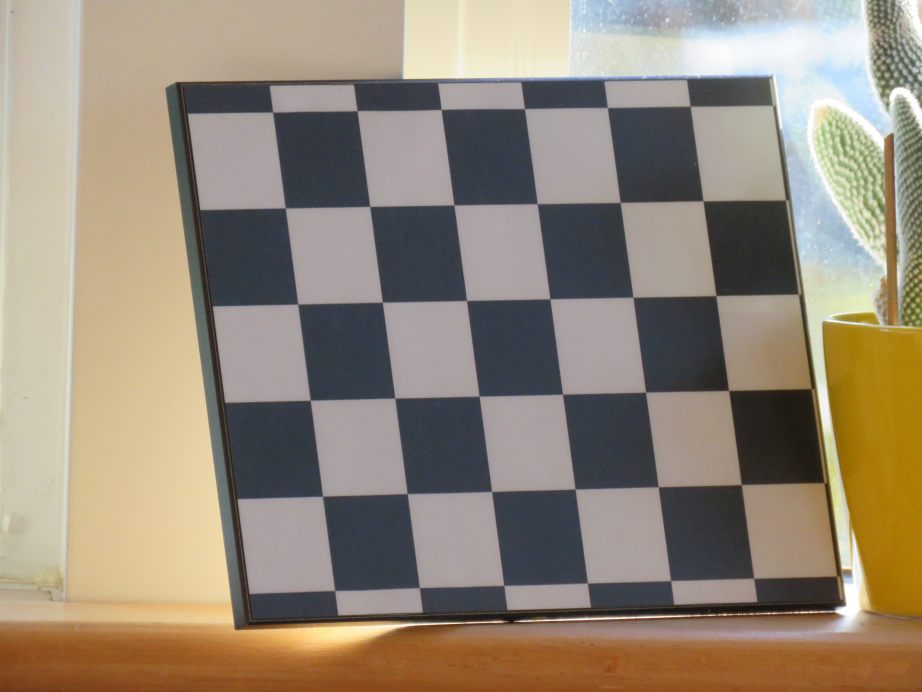
#> input picture images/IMG_6660.JPG, 4608 x 3456 px (shown at 1/5 size)
$ python book_compute_transforms.py --imageFilepath1 images/IMG_6660.JPG --imageFilepath2 images/IMG_6661.JPG
#> lines starting #> are read from the running program, lines starting #| are printed output that depends on the picture
import logging
import argparse
import os
import cv2
import numpy as np

logging.basicConfig(level=logging.DEBUG, format='%(asctime)-15s %(message)s')

def main(
        imageFilepath1,
        imageFilepath2,
        outputDirectory
):
#> called with imageFilepath1 = 'images/IMG_6660.JPG', imageFilepath2 = 'images/IMG_6661.JPG', outputDirectory = './book_compute_transforms_outputs'
    logging.info("compute_transforms.main()")

    if not os.path.exists(outputDirectory):
        os.makedirs(outputDirectory)

    # Load the images
    image1 = cv2.imread(imageFilepath1, cv2.IMREAD_COLOR)
#> image1 is the input picture: shape (3456, 4608, 3); mean B, G, R 120.2, 136.7, 148.6
    image2 = cv2.imread(imageFilepath2, cv2.IMREAD_COLOR)
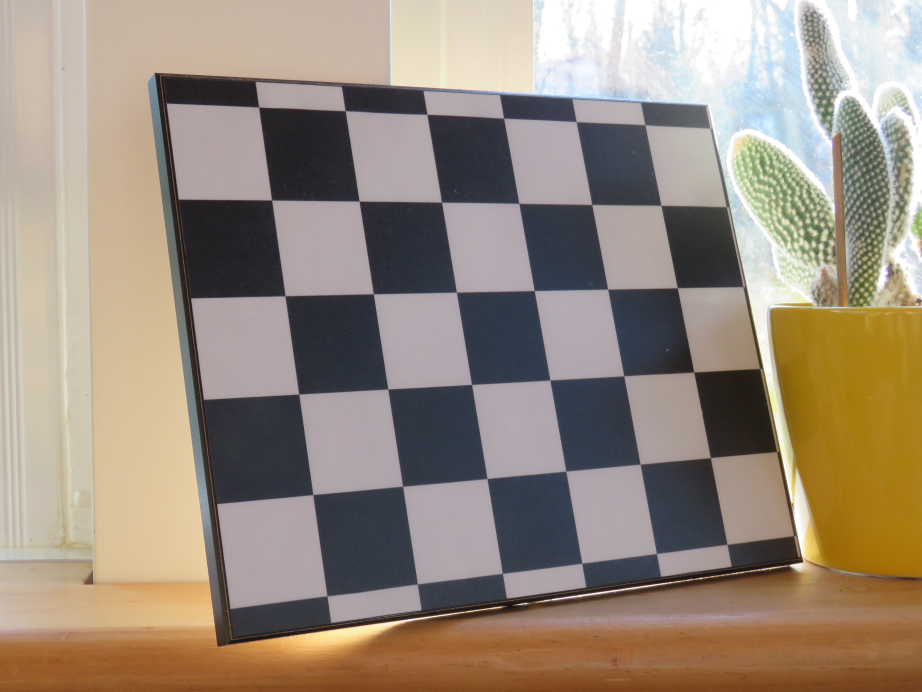
#> input picture images/IMG_6661.JPG, 4608 x 3456 px (shown at 1/5 size)
#> image2 is the input picture: shape (3456, 4608, 3); mean B, G, R 125.3, 139.6, 153.2

    feature_points1 = np.array([[702, 1596], [2480, 649], [4120, 1791], [2325, 3022]], dtype=np.float32)
    feature_points2 = np.array([[3286, 3024], [568, 2014], [1960, 334], [4384, 1062]], dtype=np.float32)
    warped_image_size = (1200, 1200)
    warped_feature_points = np.array([[100, 100], [1100, 100], [1100, 1100], [100, 1100]], dtype=np.float32)


    # Perspective transform
    # With OpenCV
    perspective_mtx1 = cv2.getPerspectiveTransform(feature_points1, warped_feature_points)
    perspective_mtx2 = cv2.getPerspectiveTransform(feature_points2, warped_feature_points)
    logging.info("perspective_mtx1 =\n{}".format(perspective_mtx1))
    logging.info("perspective_mtx2 =\n{}".format(perspective_mtx2))
    # Warp perspective
    warped_perspective_img1 = cv2.warpPerspective(image1, perspective_mtx1, dsize=warped_image_size)
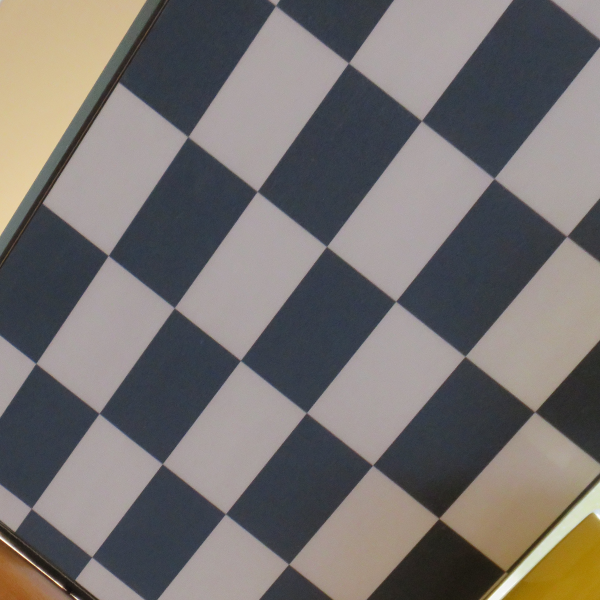
#> warped_perspective_img1: shape (1200, 1200, 3) (shown at 1/2 size); mean B, G, R 111.4, 113, 117.3
    warped_perspective_img2 = cv2.warpPerspective(image2, perspective_mtx2, dsize=warped_image_size)
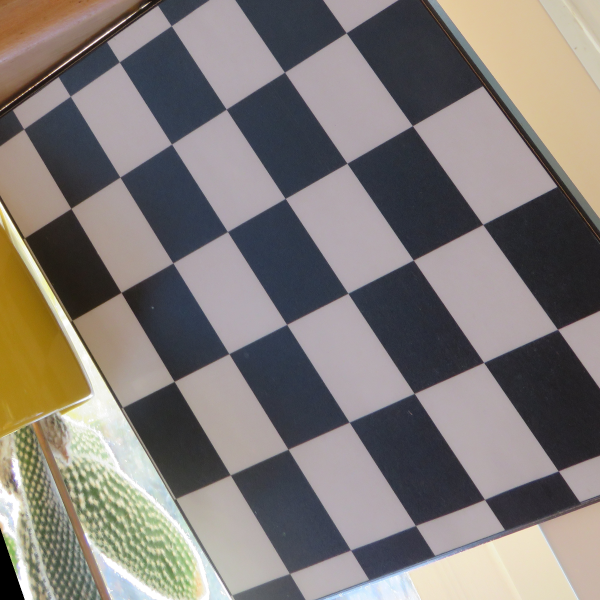
#> warped_perspective_img2: shape (1200, 1200, 3) (shown at 1/2 size); mean B, G, R 119.3, 123, 128.9
    CircleFixedPoints(warped_perspective_img1, warped_feature_points)
    CircleFixedPoints(warped_perspective_img2, warped_feature_points)

    warped_perspective_img1_filepath = os.path.join(outputDirectory, "bookComputeTransforms_main_warpedPerspective1.png")
    cv2.imwrite(warped_perspective_img1_filepath, warped_perspective_img1)
    warped_perspective_img2_filepath = os.path.join(outputDirectory, "bookComputeTransforms_main_warpedPerspective2.png")
    cv2.imwrite(warped_perspective_img2_filepath, warped_perspective_img2)

    window_warped = cv2.namedWindow("Perspective warped image", cv2.WINDOW_NORMAL)
    cv2.imshow("Perspective warped image", warped_perspective_img1)
    cv2.waitKey(0)
    cv2.imshow("Perspective warped image", warped_perspective_img2)
    cv2.waitKey(0)

    # Create a mosaic image
    resized_img1 = cv2.resize(image1, warped_image_size)
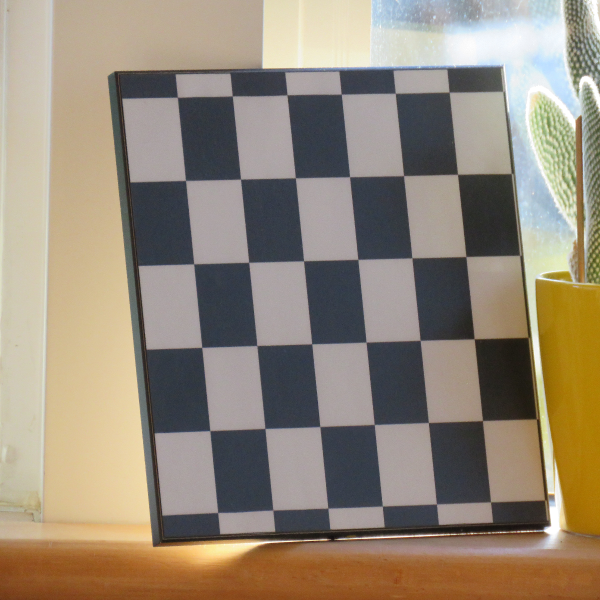
#> resized_img1: shape (1200, 1200, 3) (shown at 1/2 size); mean B, G, R 120, 136.5, 148.5
    resized_img2 = cv2.resize(image2, warped_image_size)
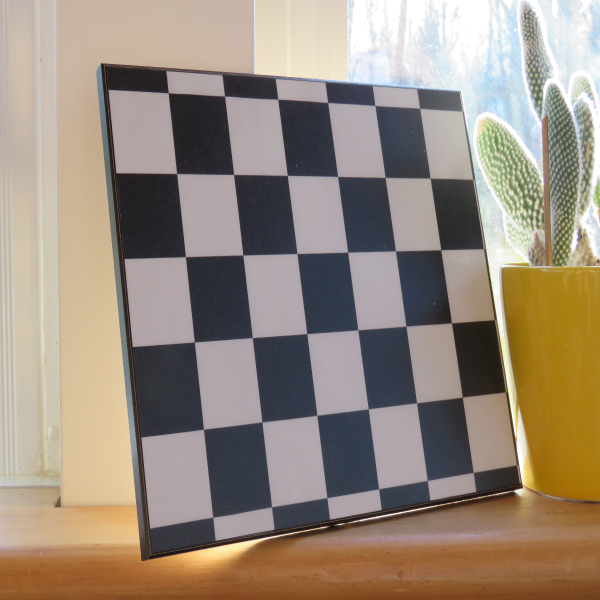
#> resized_img2: shape (1200, 1200, 3) (shown at 1/2 size); mean B, G, R 125.2, 139.5, 153.1
    mosaic_img = np.zeros((2 * warped_image_size[1], 2 * warped_image_size[0], 3), dtype=np.uint8)
    mosaic_img[0: warped_image_size[1], 0: warped_image_size[0], :] = resized_img1
    mosaic_img[0: warped_image_size[1], warped_image_size[0]:, :] = warped_perspective_img1
    mosaic_img[warped_image_size[1]:, 0: warped_image_size[0], :] = resized_img2
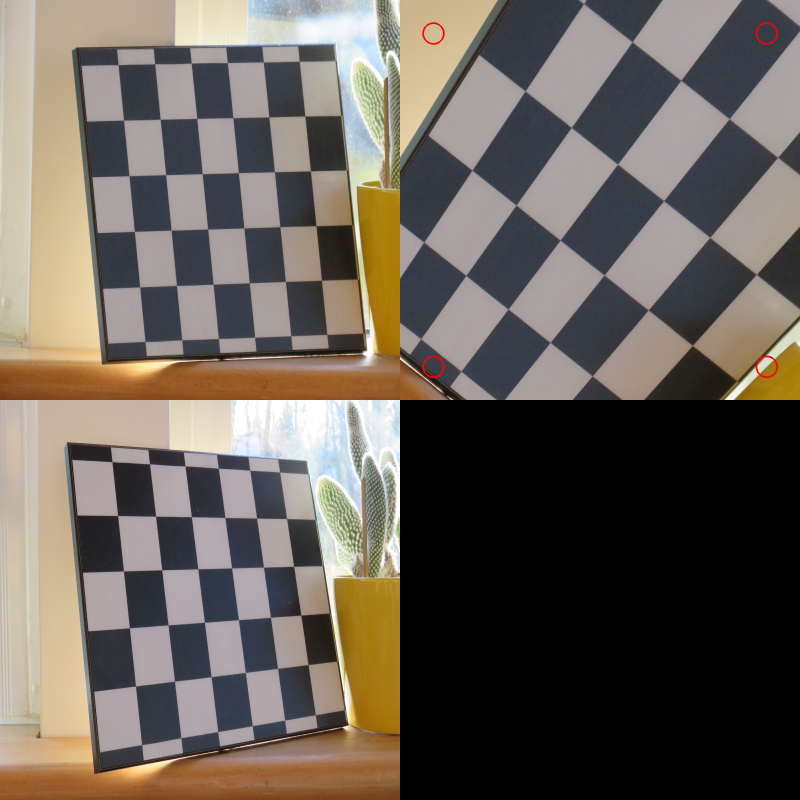
#> mosaic_img: shape (2400, 2400, 3) (shown at 1/3 size); mean B, G, R 89.1, 97.2, 104.8
    mosaic_img[warped_image_size[1]:, warped_image_size[0]:, :] = warped_perspective_img2
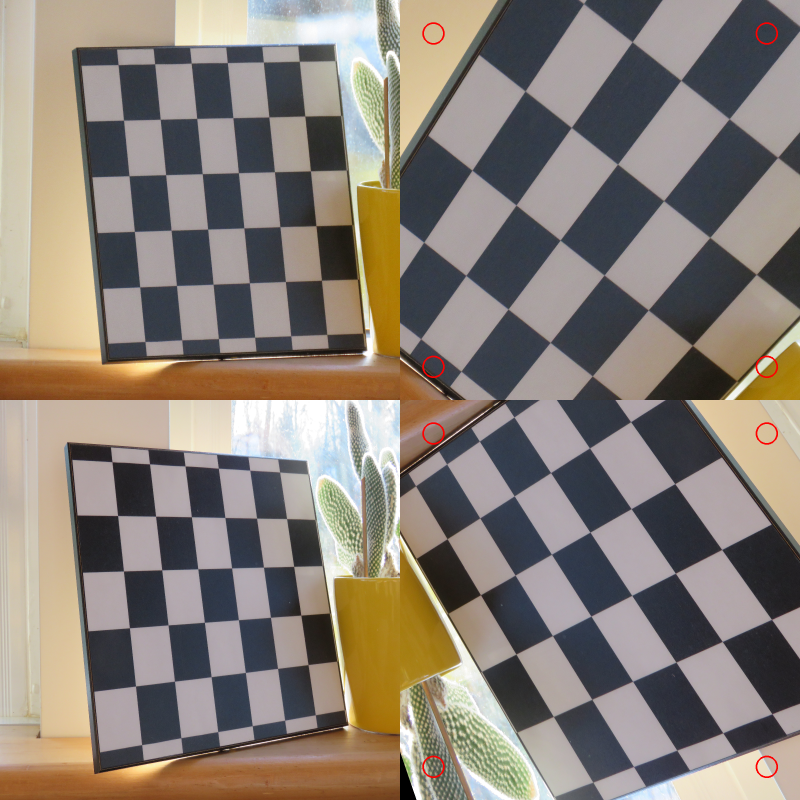
#> mosaic_img: shape (2400, 2400, 3) (shown at 1/3 size); mean B, G, R 118.8, 127.8, 137.1
    mosaic_img_filepath = os.path.join(outputDirectory, "bookComputeTransforms_main_mosaic.png")
    cv2.imwrite(mosaic_img_filepath, mosaic_img)

    window_mosaic = cv2.namedWindow("Mosaic", cv2.WINDOW_NORMAL)
    cv2.imshow("Mosaic", mosaic_img)
    cv2.waitKey(0)


def DrawABCD(image, points_arr):
    ABCD = ['A', 'B', 'C', 'D']
    for point_ndx in range(points_arr.shape[0]):
        point = points_arr[point_ndx]
        point = (round(point[0]), round(point[1]))
        cv2.circle(image, point, 13, (255, 0, 0), thickness=-1)
        cv2.putText(image, ABCD[point_ndx], (point[0] - 40, point[1] - 40), cv2.FONT_HERSHEY_SIMPLEX, 4.0, (0, 255, 0),
                    thickness=6)

def CircleFixedPoints(image, fixed_points_arr):
    for point_ndx in range(fixed_points_arr.shape[0]):
        point = fixed_points_arr[point_ndx]
        point = (round(point[0]), round(point[1]))
        cv2.circle(image, point, 31, (0, 0, 255), thickness=3)

if __name__ == '__main__':
    parser = argparse.ArgumentParser()
    parser.add_argument('--imageFilepath1', help="The filepath to the 1st image. Default: './images/book1.jpg'", default='./images/book1.jpg')
    parser.add_argument('--imageFilepath2', help="The filepath to the 2nd image. Default: './images/book2.jpg'", default='./images/book2.jpg')
    parser.add_argument('--outputDirectory', help="The output directory. Default: './book_compute_transforms_outputs'",
                        default='./book_compute_transforms_outputs')
    args = parser.parse_args()
    main(args.imageFilepath1,
         args.imageFilepath2,
         args.outputDirectory)
